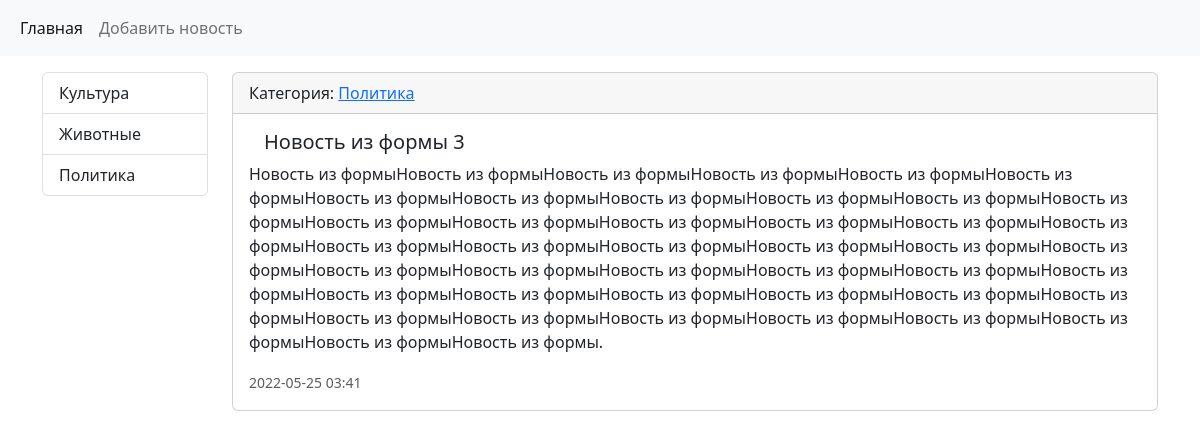
Screenshot of /news/10/ with the database file from the repository.
### news/models.py (models this page shows, shortened)
class Category(models.Model):
    title = models.CharField(max_length=150, db_index=True, verbose_name='Наименование категории')
    def get_absolute_url(self):
        return reverse_lazy('category', kwargs={'category_id': self.pk})
    def __str__(self):
        return self.title
    class Meta:
        verbose_name = 'Категория'
        verbose_name_plural = 'Категории'
        ordering = ['title']

class News(models.Model):
    title = models.CharField(max_length=150, verbose_name='Наименование')
    content = models.TextField(blank=True, verbose_name='Конетент')
    created_at = models.DateTimeField(auto_now_add=True, verbose_name='Дата загрузки')
    updated_at = models.DateTimeField(auto_now=True, verbose_name='Обновлено')
    photo = models.ImageField(upload_to='photo/%Y/%m/%d/', verbose_name='Фото', blank=True)
    is_published = models.BooleanField(default=True, verbose_name='Опубликовано')
    category = models.ForeignKey('Category', on_delete=models.PROTECT, null=True, verbose_name='Категория')
    cnt_views = models.IntegerField(default=0)
    class Meta:
        verbose_name = 'Новость'
        verbose_name_plural = 'Новости'
        ordering = ['-created_at']

### news/views.py (the view)
# urls.py: path('news/<int:pk>/', views.ViewNews.as_view(), name='read_more_button'),
class ViewNews(DetailView):
    model = News
    template_name = 'news/view_news.html'
    context_object_name = 'news_item'

### news/templatetags/news_tags.py (called while the page is built)
@register.simple_tag(name='get_all_cat')
def get_categories():
    return Category.objects.filter(news__is_published=True).annotate(cnt=Count('news')).filter(cnt__gt=0)

### news/templates/news/view_news.html (shortened to what this page needs)
{% extends 'base.html' %}
{% block sidebar %}{{ block.super }}{% endblock %}
{% block content %}
<div class="card mb-3">
    <div class="card-header">
        {% if news_item.category %}
        Категория: <a href="{{ news_item.category.get_absolute_url }}">{{ news_item.category }}</a>
        {% else %}
        без категории
        {% endif %}
    </div>
    <div>
        <div class="card-body">
            <div class="media-body">
                <h5 class="card-title">{{ news_item.title }}</h5>
                <p class="card-text">{{ news_item.content | linebreaksbr}}</p>
                <p class="card-text"><small class="text-muted">{{ news_item.created_at | date:"Y-m-d H:i" }}</small></p>
            </div>
        </div>
    </div>
</div>
{% endblock %}

### templates/inc/_sidebar.html (shortened to what this page needs)
{% load news_tags %}
<div class="list-group">
    {% get_all_cat as categories %}
    {% for item in categories %}
    <a href="{{ item.get_absolute_url }}" class="list-group-item list-group-item-action">{{ item.title }}</a>
    {% endfor %}
</div>

### rows the page displays
Category: title "Культура"
Category: title "Животные"
Category: title "Политика"
News: category "Политика", title "Новость из формы 3", content "Новость из формыНовость из формыНовость из формыНовость из формыНовость из формыНовость из формыНовость из формыНовость из формыНовость из формыНовость из формыНовость из формыНовость из формыНовость из формыНовость из формыНовость из формыНовость из формыНовость из формыНовость из формыНовость из формыНовость из формыНовость из формыНовость из формыНовость из формыНовость из формыНовость из формыНовость из формыНовость из формыНовость из формыНовость из формыНовость из формыНовость из формыНовость из формыНовость из формыНовость из формыНовость из формыНовость из формыНовость из формыНовость из формыНовость из формыНовость из формыНовость из формыНовость из формыНовость из формыНовость из…", created_at "2022-05-25 03:41"
